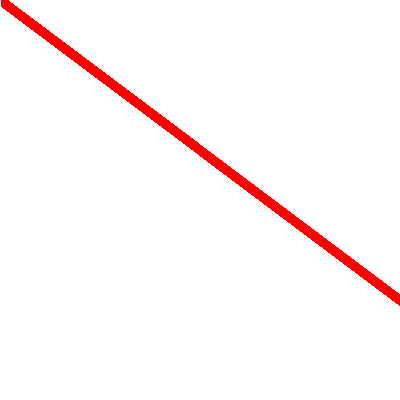

Write Python code to recreate this figure.
"""
Ultra Simple Example

About the simplest example for py_gd

This draws a red line at a diagonal across an image.
"""

from py_gd import Image

img = Image(width=400, height=400)

img.draw_line((1, 1), (400, 300), color='red', line_width=10)

img.save('0-ultra_simple.png', 'png')

